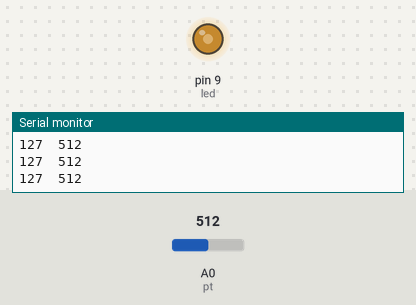
A sketch run on a simulated Arduino Uno, built with avr-gcc and run on an emulated ATmega328P. Parts: output pins drawn as LEDs (lit = HIGH), the last lines printed to the serial monitor. The inputs (shaded band) are chosen by the test bench; at power-on: A0 (pt) = 512.

Above: at 1.2 s.
1.3 s: A0 (pt) set to 988
At 2.5 s:
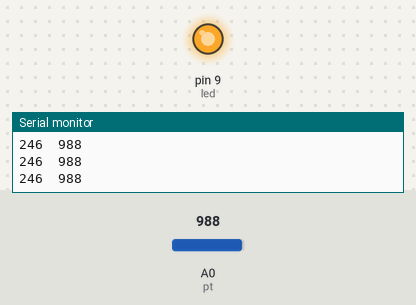
2.8 s: A0 (pt) set to 1013
At 3.6 s:
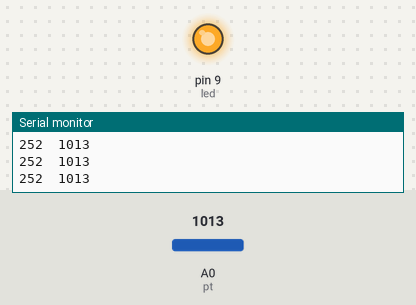
4.3 s: A0 (pt) set to 106
At 4.6 s:
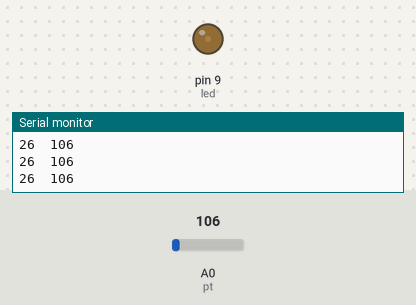
5.8 s: A0 (pt) set to 92
At 6.9 s:
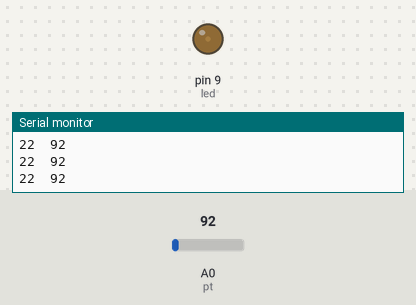
7.3 s: A0 (pt) set to 391
At 8.0 s:
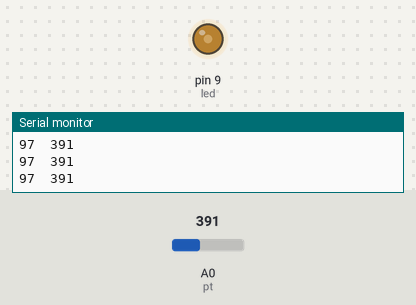
8.8 s: A0 (pt) set to 411
At 9.4 s:
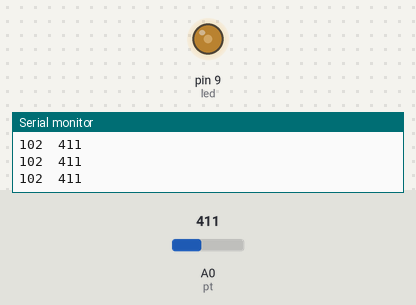
Timing chart, 0 to 11.3 s (numbered marks = the images above; inputs shaded):
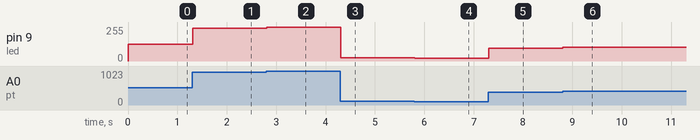

The sketch:

brightness_ctrl__WITH_COMMENTS_.ino
```cpp
//
int pt = A0; //declaring A0 as the analogue input pin. Check this pin in the arduino and make sure you connect the output of the potentiometer and the LDR to this pin
int potentvalue; //Variable to store the potentiometer value

int ledvalue; //normal LED brightness value
int led = 9; //declare 9 as the output pin to power the LED and that it is chosen because it is a PWM pin

void setup()
{
  pinMode(pt, INPUT); //Declaration of the pin roles
  pinMode(led, OUTPUT); //Declaration of the pin roles
  Serial.begin(9600); //Initialising the serial monitor
}

void loop()
{
  potentvalue = analogRead(pt); //Reading the input in the analog pins
  ledvalue = map(potentvalue, 0, 1023, 0, 255); //mapping function
  analogWrite(led, ledvalue); //Writing PWM value onto the LED to control the brightness
  Serial.print(ledvalue); //Printing values
  Serial.print("\t"); //tab
  Serial.println(potentvalue); //Printing values
}
```

Measured:
- after the input at 1.3 s, pin 9 (led): 127/255 → 246/255 at once
- after the input at 2.8 s, pin 9 (led): 246/255 → 252/255 at once
- after the input at 4.3 s, pin 9 (led): 252/255 → 26/255 at once
- after the input at 5.8 s, pin 9 (led): 26/255 → 22/255 at once
- after the input at 7.3 s, pin 9 (led): 22/255 → 97/255 at once
- after the input at 8.8 s, pin 9 (led): 97/255 → 102/255 at once
